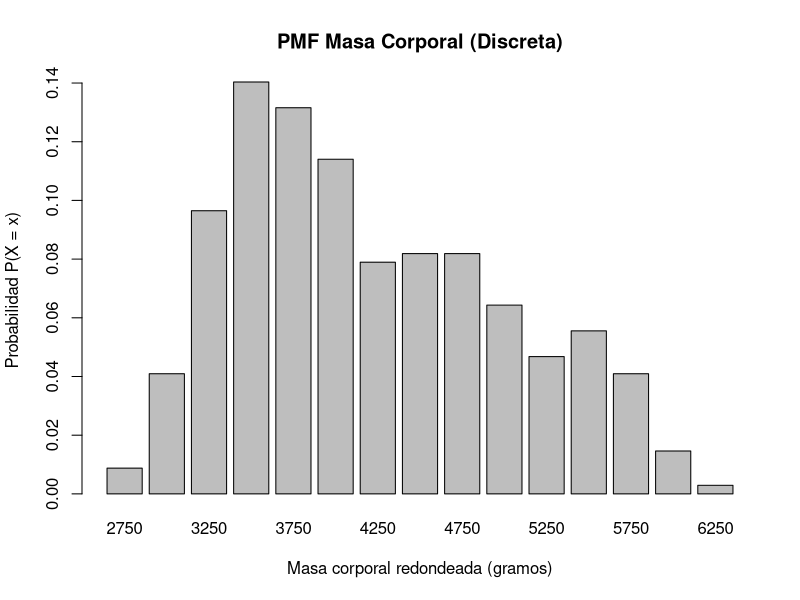
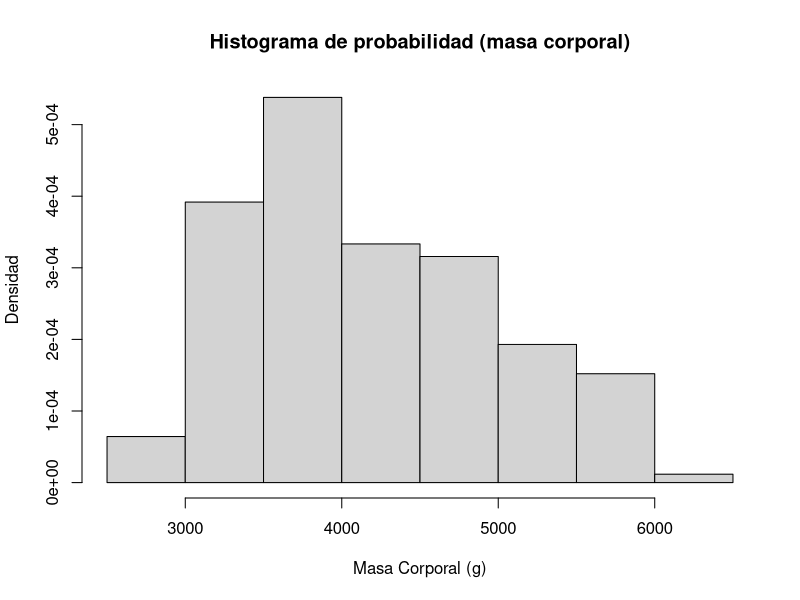

Write the R code that produced these figures, in order.
library(tidyverse)

penguins <- read.csv("penguins.csv") 

datos <- penguins %>%
  drop_na(body_mass_g)

# Parte 1: Distribución de una variable discreta
datos <- datos %>%
  mutate(
    mass_250 = 250*round(body_mass_g / 250)
  )

# 1. Construir la tabla con el soporte, PMF y CDF
tabla_dist <- datos %>%
  # "soporte" (valores únicos de mass_250)
  count(mass_250) %>% 
  mutate(
    PMF = n / sum(n),
    CDF = cumsum(PMF) 
  ) %>%
  select(-n)

print(tabla_dist)

# 2. Comprobar que la PMF sume 1 y la CDF termine en 1
suma_pmf <- sum(tabla_dist$PMF)
ultimo_cdf <- tail(tabla_dist$CDF, n = 1)

print(paste("Suma de la PMF:", suma_pmf))
print(paste("Último valor de la CDF:", ultimo_cdf))

# 3. Calcule P(3500 <= X <= 4500)
prob_3 <- sum(datos$mass_250 >= 3500 & datos$mass_250 <= 4500) / nrow(datos)
print(paste("Probabilidad de masa entre 3500 y 4500: ", prob_3))

# 4. Obtenga el valor esperado y la varianza a partir de la PMF
valor_esp <- sum(tabla_dist$mass_250 * tabla_dist$PMF)
varianza <- sum(tabla_dist$mass_250^2 * tabla_dist$PMF) - valor_esp^2

print(paste("Valor esperado:", valor_esp))
print(paste("Varianza:", varianza))

# 5. Represente gráficamente la PMF
barplot(height = tabla_dist$PMF,
        names.arg = tabla_dist$mass_250,
        main = "PMF Masa Corporal (Discreta)",
        xlab = "Masa corporal redondeada (gramos)",
        ylab = "Probabilidad P(X = x)")


# Parte 2: Representación de una variable continua
masa <- datos$body_mass_g

# 1. Calcule P(3800 <= X <= 4200)
prob_1 <- mean(masa >= 3800 & masa <= 4200)
print(paste("Probabilidad original:", prob_1))

# 2. Media y varianza poblacionales
media_pob <- mean(masa)

n_pob <- length(masa)
var_pob <- var(masa) * (n_pob - 1) / n_pob

print(paste("Media poblacional:", media_pob))
print(paste("Varianza poblacional:", var_pob))

# 3. Normalizar evento y verificar que la prob sea la misma
masa_01 <- (masa - min(masa)) / (max(masa) - min(masa))
lim_inf_01 <- (3800 - min(masa)) / (max(masa) - min(masa))
lim_sup_01 <- (4200 - min(masa)) / (max(masa) - min(masa))

prob_01 <- mean(masa_01 >= lim_inf_01 & masa_01 <= lim_sup_01)
print(paste("Probabilidad normalizada:", prob_01))

# 4. Histograma normalizado con 12 intérvalos
hist(masa,
     breaks = 12,
     probability = TRUE,
     main = "Histograma de probabilidad (masa corporal)",
     xlab = "Masa Corporal (g)",
     ylab = "Densidad")
